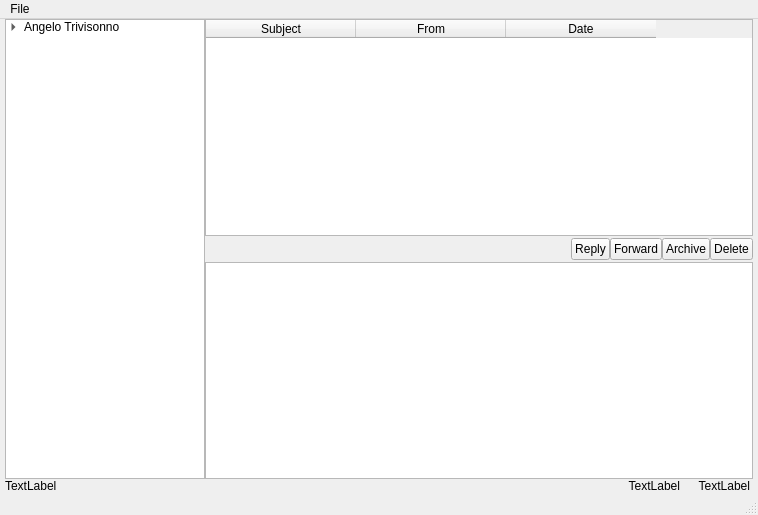
<?xml version="1.0" encoding="UTF-8"?>
<ui version="4.0">
 <class>MainWindow</class>
 <widget class="QMainWindow" name="MainWindow">
  <property name="geometry">
   <rect>
    <x>0</x>
    <y>0</y>
    <width>758</width>
    <height>515</height>
   </rect>
  </property>
  <property name="windowTitle">
   <string>Shake</string>
  </property>
  <widget class="QWidget" name="centralwidget">
   <property name="sizePolicy">
    <sizepolicy hsizetype="Expanding" vsizetype="Preferred">
     <horstretch>0</horstretch>
     <verstretch>0</verstretch>
    </sizepolicy>
   </property>
   <layout class="QGridLayout" name="gridLayout_3">
    <property name="sizeConstraint">
     <enum>QLayout::SetDefaultConstraint</enum>
    </property>
    <property name="leftMargin">
     <number>5</number>
    </property>
    <property name="topMargin">
     <number>0</number>
    </property>
    <property name="rightMargin">
     <number>5</number>
    </property>
    <property name="bottomMargin">
     <number>0</number>
    </property>
    <property name="verticalSpacing">
     <number>0</number>
    </property>
    <item row="0" column="0">
     <layout class="QGridLayout" name="gridLayout_2">
      <item row="0" column="0">
       <layout class="QVBoxLayout" name="verticalLayout_5">
        <item>
         <layout class="QHBoxLayout" name="horizontalLayout_6">
          <property name="bottomMargin">
           <number>0</number>
          </property>
          <item>
           <widget class="QTreeWidget" name="treeWidget">
            <property name="sizePolicy">
             <sizepolicy hsizetype="Maximum" vsizetype="Expanding">
              <horstretch>0</horstretch>
              <verstretch>0</verstretch>
             </sizepolicy>
            </property>
            <property name="maximumSize">
             <size>
              <width>200</width>
              <height>16777215</height>
             </size>
            </property>
            <property name="verticalScrollMode">
             <enum>QAbstractItemView::ScrollPerPixel</enum>
            </property>
            <property name="indentation">
             <number>15</number>
            </property>
            <property name="rootIsDecorated">
             <bool>true</bool>
            </property>
            <property name="animated">
             <bool>true</bool>
            </property>
            <attribute name="headerVisible">
             <bool>false</bool>
            </attribute>
            <column>
             <property name="text">
              <string>1</string>
             </property>
            </column>
            <item>
             <property name="text">
              <string>Angelo Trivisonno</string>
             </property>
             <item>
              <property name="text">
               <string>Inbox</string>
              </property>
             </item>
             <item>
              <property name="text">
               <string>Drafts</string>
              </property>
             </item>
             <item>
              <property name="text">
               <string>Sent</string>
              </property>
             </item>
             <item>
              <property name="text">
               <string>Trash</string>
              </property>
             </item>
            </item>
           </widget>
          </item>
          <item>
           <layout class="QVBoxLayout" name="verticalLayout_6">
            <property name="rightMargin">
             <number>0</number>
            </property>
            <item>
             <widget class="QTableWidget" name="tableWidget">
              <property name="alternatingRowColors">
               <bool>true</bool>
              </property>
              <property name="verticalScrollMode">
               <enum>QAbstractItemView::ScrollPerPixel</enum>
              </property>
              <property name="horizontalScrollMode">
               <enum>QAbstractItemView::ScrollPerPixel</enum>
              </property>
              <property name="showGrid">
               <bool>false</bool>
              </property>
              <property name="sortingEnabled">
               <bool>true</bool>
              </property>
              <property name="wordWrap">
               <bool>false</bool>
              </property>
              <attribute name="horizontalHeaderDefaultSectionSize">
               <number>150</number>
              </attribute>
              <attribute name="horizontalHeaderMinimumSectionSize">
               <number>50</number>
              </attribute>
              <attribute name="horizontalHeaderShowSortIndicator" stdset="0">
               <bool>true</bool>
              </attribute>
              <attribute name="verticalHeaderVisible">
               <bool>false</bool>
              </attribute>
              <column>
               <property name="text">
                <string>Subject</string>
               </property>
              </column>
              <column>
               <property name="text">
                <string>From</string>
               </property>
              </column>
              <column>
               <property name="text">
                <string>Date</string>
               </property>
              </column>
             </widget>
            </item>
            <item>
             <spacer name="verticalSpacer_4">
              <property name="orientation">
               <enum>Qt::Vertical</enum>
              </property>
              <property name="sizeType">
               <enum>QSizePolicy::Fixed</enum>
              </property>
              <property name="sizeHint" stdset="0">
               <size>
                <width>20</width>
                <height>2</height>
               </size>
              </property>
             </spacer>
            </item>
            <item>
             <layout class="QHBoxLayout" name="horizontalLayout_7">
              <property name="bottomMargin">
               <number>0</number>
              </property>
              <item>
               <spacer name="horizontalSpacer">
                <property name="orientation">
                 <enum>Qt::Horizontal</enum>
                </property>
                <property name="sizeHint" stdset="0">
                 <size>
                  <width>40</width>
                  <height>20</height>
                 </size>
                </property>
               </spacer>
              </item>
              <item>
               <widget class="QPushButton" name="pushButton_2">
                <property name="styleSheet">
                 <string notr="true">padding:3px</string>
                </property>
                <property name="text">
                 <string>Reply</string>
                </property>
               </widget>
              </item>
              <item>
               <widget class="QPushButton" name="pushButton">
                <property name="styleSheet">
                 <string notr="true">padding:3px</string>
                </property>
                <property name="text">
                 <string>Forward</string>
                </property>
               </widget>
              </item>
              <item>
               <widget class="QPushButton" name="pushButton_3">
                <property name="styleSheet">
                 <string notr="true">padding:3px</string>
                </property>
                <property name="text">
                 <string>Archive</string>
                </property>
               </widget>
              </item>
              <item>
               <widget class="QPushButton" name="pushButton_4">
                <property name="styleSheet">
                 <string notr="true">padding:3px</string>
                </property>
                <property name="text">
                 <string>Delete</string>
                </property>
               </widget>
              </item>
             </layout>
            </item>
            <item>
             <spacer name="verticalSpacer_5">
              <property name="orientation">
               <enum>Qt::Vertical</enum>
              </property>
              <property name="sizeType">
               <enum>QSizePolicy::Fixed</enum>
              </property>
              <property name="sizeHint" stdset="0">
               <size>
                <width>20</width>
                <height>2</height>
               </size>
              </property>
             </spacer>
            </item>
            <item>
             <widget class="QPlainTextEdit" name="plainTextEdit_3"/>
            </item>
           </layout>
          </item>
         </layout>
        </item>
        <item>
         <spacer name="verticalSpacer_2">
          <property name="orientation">
           <enum>Qt::Vertical</enum>
          </property>
          <property name="sizeType">
           <enum>QSizePolicy::Fixed</enum>
          </property>
          <property name="sizeHint" stdset="0">
           <size>
            <width>20</width>
            <height>0</height>
           </size>
          </property>
         </spacer>
        </item>
        <item>
         <layout class="QHBoxLayout" name="horizontalLayout_8">
          <property name="spacing">
           <number>0</number>
          </property>
          <property name="bottomMargin">
           <number>0</number>
          </property>
          <item>
           <widget class="QLabel" name="label_7">
            <property name="text">
             <string>TextLabel</string>
            </property>
           </widget>
          </item>
          <item>
           <widget class="QLabel" name="label_6">
            <property name="sizePolicy">
             <sizepolicy hsizetype="Fixed" vsizetype="Preferred">
              <horstretch>0</horstretch>
              <verstretch>0</verstretch>
             </sizepolicy>
            </property>
            <property name="layoutDirection">
             <enum>Qt::LeftToRight</enum>
            </property>
            <property name="text">
             <string>TextLabel</string>
            </property>
            <property name="alignment">
             <set>Qt::AlignRight|Qt::AlignTrailing|Qt::AlignVCenter</set>
            </property>
           </widget>
          </item>
          <item>
           <widget class="QLabel" name="label_5">
            <property name="sizePolicy">
             <sizepolicy hsizetype="Fixed" vsizetype="Preferred">
              <horstretch>0</horstretch>
              <verstretch>0</verstretch>
             </sizepolicy>
            </property>
            <property name="styleSheet">
             <string notr="true">margin-left:15px</string>
            </property>
            <property name="text">
             <string>TextLabel</string>
            </property>
            <property name="alignment">
             <set>Qt::AlignRight|Qt::AlignTrailing|Qt::AlignVCenter</set>
            </property>
           </widget>
          </item>
         </layout>
        </item>
       </layout>
      </item>
     </layout>
    </item>
   </layout>
  </widget>
  <widget class="QMenuBar" name="menubar">
   <property name="geometry">
    <rect>
     <x>0</x>
     <y>0</y>
     <width>758</width>
     <height>25</height>
    </rect>
   </property>
   <widget class="QMenu" name="menuFile">
    <property name="title">
     <string>File</string>
    </property>
    <widget class="QMenu" name="menuNew">
     <property name="title">
      <string>New</string>
     </property>
     <addaction name="actionMessage"/>
    </widget>
    <addaction name="menuNew"/>
    <addaction name="actionOpen_Saved_Message"/>
    <addaction name="actionClose"/>
    <addaction name="separator"/>
    <addaction name="actionSave_As"/>
    <addaction name="separator"/>
    <addaction name="actionAdd_Folder"/>
    <addaction name="actionDelete_Folder"/>
    <addaction name="actionRename_Folder"/>
    <addaction name="actionEmpty_Trash"/>
    <addaction name="separator"/>
    <addaction name="actionPage_Setup"/>
    <addaction name="actionPrint"/>
   </widget>
   <addaction name="menuFile"/>
  </widget>
  <widget class="QStatusBar" name="statusbar"/>
  <action name="actionMessage">
   <property name="text">
    <string>Message</string>
   </property>
  </action>
  <action name="actionOpen_Saved_Message">
   <property name="text">
    <string>Open Saved Message...</string>
   </property>
  </action>
  <action name="actionClose">
   <property name="text">
    <string>Close</string>
   </property>
  </action>
  <action name="actionSave_As">
   <property name="text">
    <string>Save As</string>
   </property>
  </action>
  <action name="actionAdd_Folder">
   <property name="text">
    <string>Add Folder</string>
   </property>
  </action>
  <action name="actionDelete_Folder">
   <property name="text">
    <string>Delete Folder</string>
   </property>
  </action>
  <action name="actionRename_Folder">
   <property name="text">
    <string>Rename Folder...</string>
   </property>
  </action>
  <action name="actionEmpty_Trash">
   <property name="text">
    <string>Empty Trash</string>
   </property>
  </action>
  <action name="actionPage_Setup">
   <property name="text">
    <string>Page Setup...</string>
   </property>
  </action>
  <action name="actionPrint">
   <property name="text">
    <string>Print...</string>
   </property>
  </action>
 </widget>
 <resources/>
 <connections/>
</ui>
